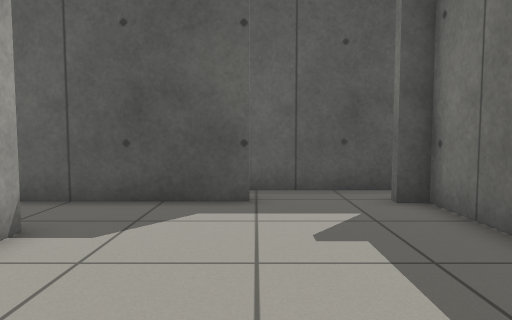
view 1 (above)

24 first-person views from a walk through a robot-simulator world made for Gazebo. The camera is 0.72 m above the floor, tilts 4° down and sees 70° across. The floor is counted in squares, 0.5 m on a side. Each view is taken from the middle of a square. On the plan, view 1 faces up. The plan holds only what a view shows up to about 16 squares ahead; the rest is blank.

view 2
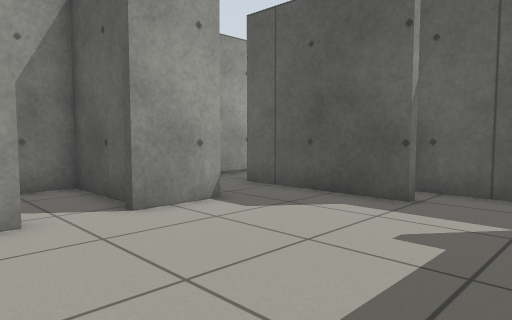

view 3
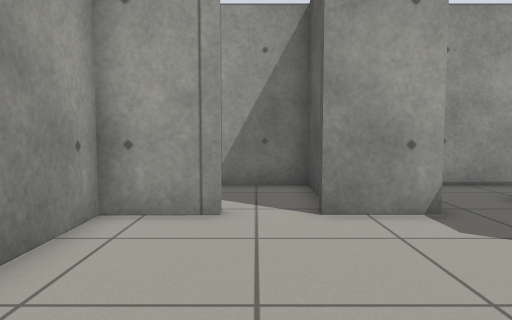

view 4
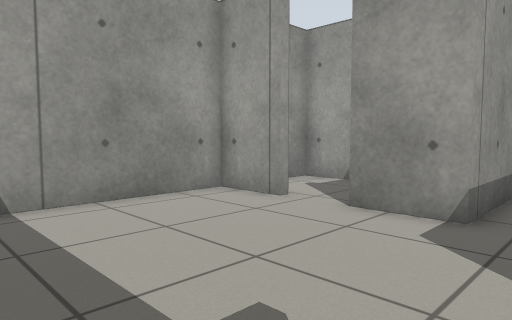

view 5
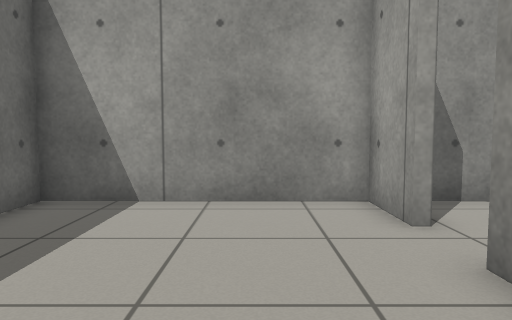

view 6
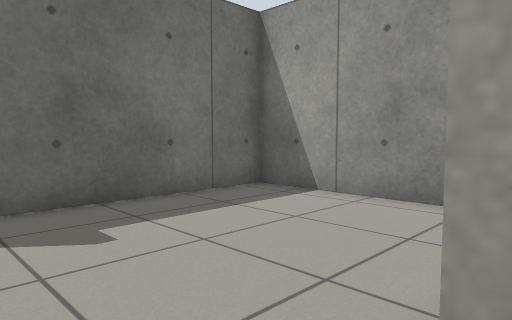

view 7
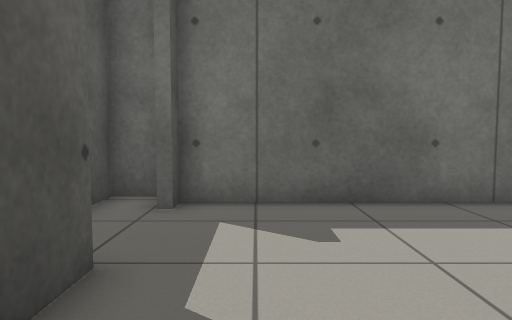

view 8
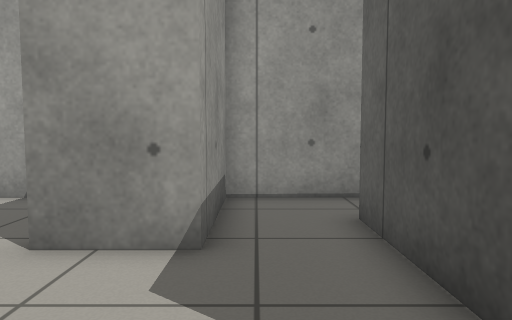

view 9
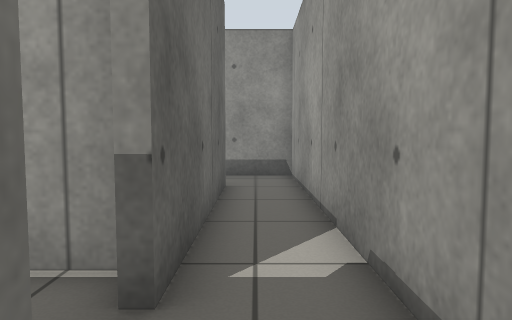

view 10
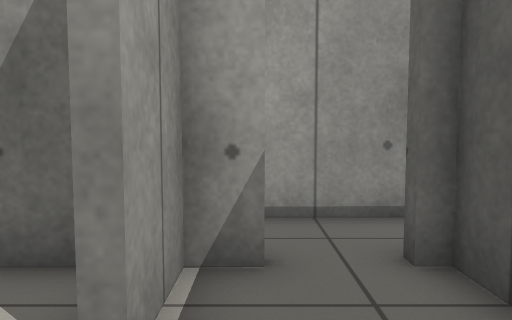

view 11
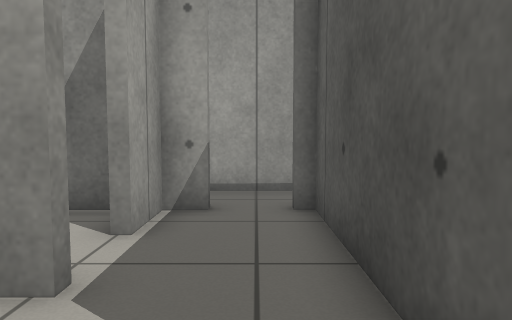

view 12
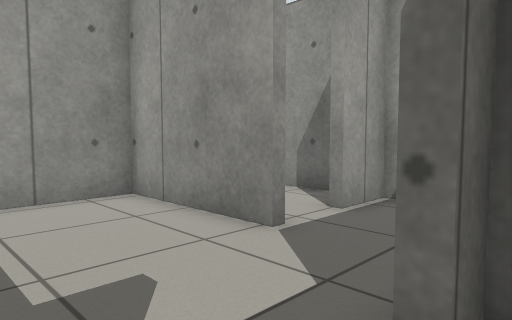

view 13
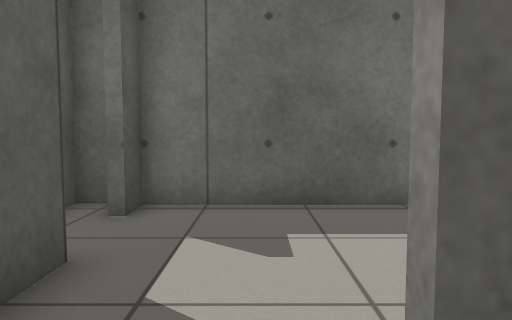

view 14
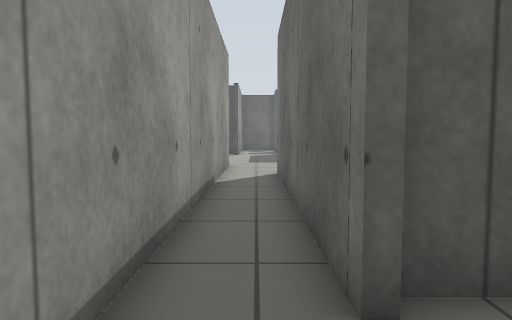

view 15
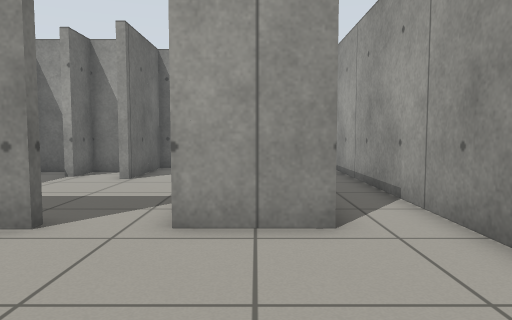

view 16
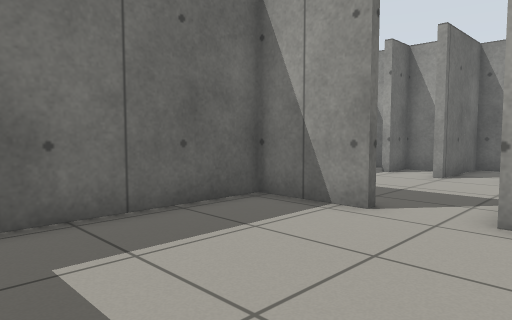

view 17
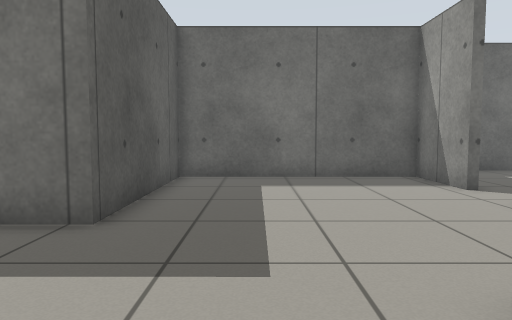

view 18
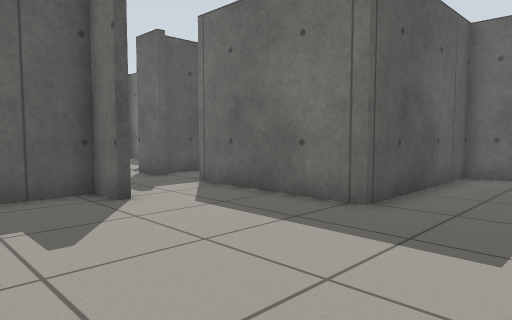

view 19
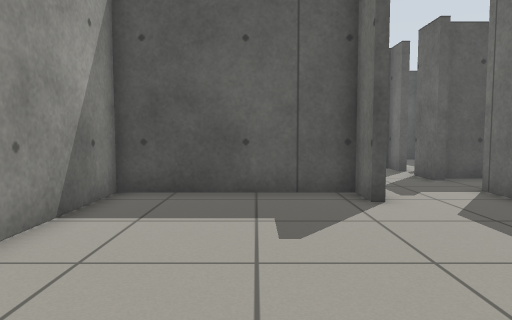

view 20
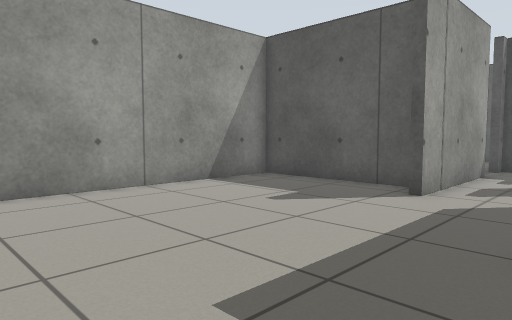

view 21
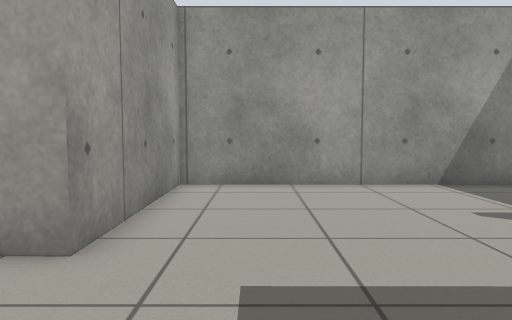

view 22
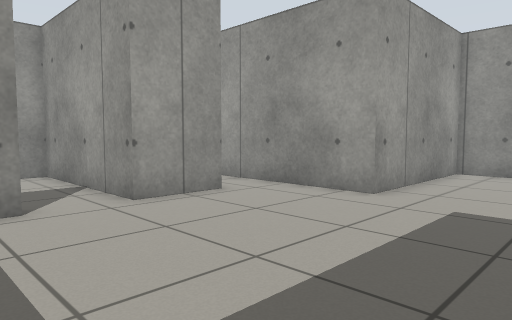

view 23
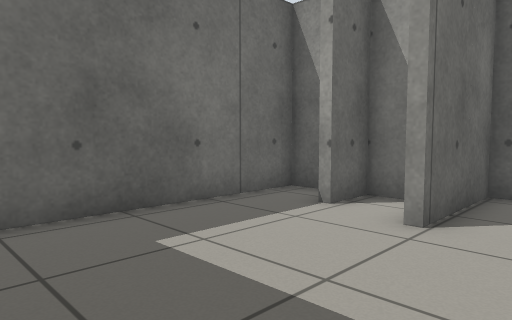

view 24
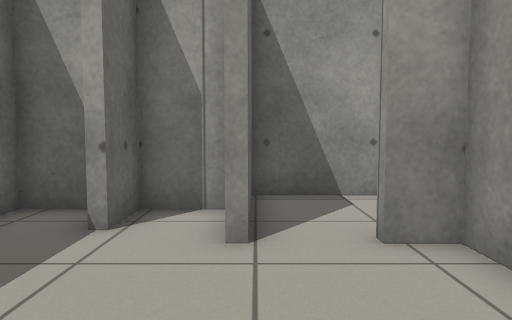

### Floor plan
Ten units are one square. View 1 is at (0, 0); x grows to the right and y downward. Boxes are objects, and circles mark ways between rooms. Rooms are numbered by the first view taken in them; rooms with no view inside come last. Other rooms are left out.
<svg viewBox="-139 -450 189 463">
<path fill="none" stroke="#000" d="M-1 -78 -52 -78 -52 -151M-42 -35 -72 -35 -72 8 -48 8M-35 -14 -35 8 36 8 36 -78 29 -78M30 -75 30 -80M43 -93 -7 -93M-72 -156 -72 -53 -35 -53 -35 -32 -39 -32M-49 -167 -52 -167 -52 -271M-72 -276 -72 -156M-14 -142 -11 -142M-49 -133 -49 -113M-49 -152 -49 -142 -30 -142M-4 -171 -49 -171M-14 -138 -14 -142M-11 -142 -11 -96 16 -96M43 -119 43 -171 33 -171M11 -171 -4 -171M45 -180 45 -187M4 -174 11 -174M-6 -271 -6 -275 23 -275 23 -356 -42 -356M-53 -275 -27 -275 -27 -265M-72 -308 -72 -276M-42 -356 -42 -414M-72 -415 -72 -397 -75 -397 -75 -410 -134 -410 -134 -308 -72 -308M-27 -265 -27 -213 -17 -213 -17 -209M-29 -174 1 -174 1 -213 5 -213M31 -190 45 -190 45 -259M5 -190 23 -190 23 -206 26 -206M-40 -433 -44 -433M-72 -435 -72 -415M-22 -438 -39 -438"/>
<circle cx="-60" cy="-160" r="3" fill="#2a7"/>
<circle cx="-50" cy="-160" r="3" fill="#2a7"/>
<circle cx="-60" cy="-270" r="3" fill="#2a7"/>
<circle cx="-10" cy="-155" r="3" fill="#2a7"/>
<circle cx="-58" cy="-332" r="3" fill="#2a7"/>
<circle cx="-15" cy="-270" r="3" fill="#2a7"/>
<circle cx="-55" cy="-405" r="3" fill="#2a7"/>
<circle cx="0" cy="-240" r="3" fill="#2a7"/>
<text x="-10" y="-50">1</text>
<text x="-60" y="-210">2</text>
<text x="-30" y="-140">3</text>
<text x="20" y="-140">4</text>
<text x="-20" y="-310">5</text>
<text x="-90" y="-360">6</text>
<text x="-10" y="-230">7</text>
<text x="20" y="-230">8</text>
<text x="-50" y="-430">9</text>
</svg>
Room 1 opens to room 2. Room 2 opens to room 3. Room 2 opens to room 5. Room 3 opens to room 4. Room 5 opens to room 6. Room 5 opens to room 7. Room 6 opens to room 9. Room 7 opens to room 8.

Where each view was taken, in squares from view 1:
view 1: 0 up, 0 right, facing up
view 2: 0 up, 3 right, facing up-left
view 3: 2 up, 3 right, facing left
view 4: 7 up, 3 right, facing down-left
view 5: 7 up, 1 left, facing down
view 6: 7 up, 4 left, facing down-right
view 7: 6 up, 4 left, facing right
view 8: 6 up, 1 right, facing left
view 9: 18 up, 6 left, facing down
view 10: 15 up, 1 left, facing left
view 11: 16 up, 2 right, facing left
view 12: 18 up, 3 right, facing down-left
view 13: 15 up, 3 left, facing right
view 14: 14 up, 6 left, facing up
view 15: 33 up, 4 left, facing down
view 16: 34 up, 4 left, facing down-right
view 17: 33 up, 10 left, facing right
view 18: 32 up, 11 left, facing up-right
view 19: 32 up, 10 left, facing up
view 20: 31 up, 4 left, facing up-left
view 21: 33 up, 3 left, facing left
view 22: 35 up, 1 right, facing down-left
view 23: 27 up, 2 left, facing down-right
view 24: 26 up, 0 right, facing down
